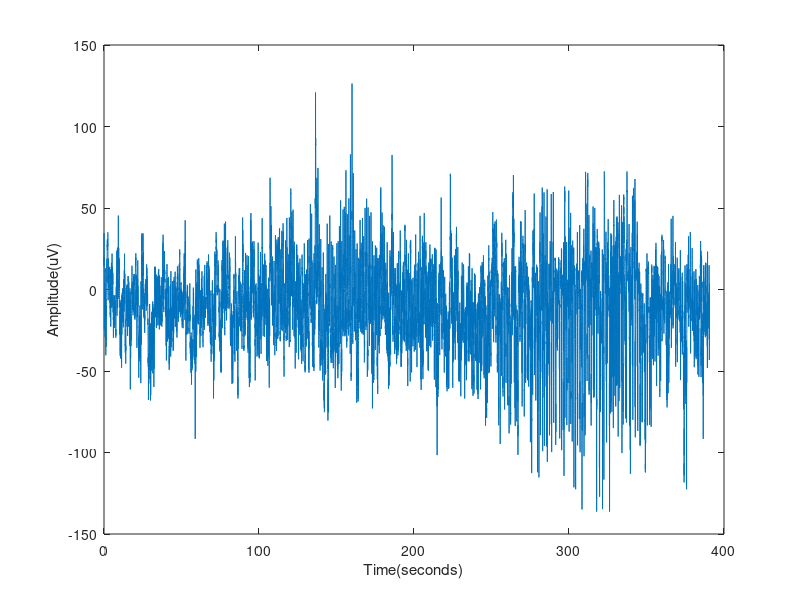

Write MATLAB code to recreate this figure. (Note: this script raises an error after producing the figure.)
clear;

clear;
load('eegNeoSeizure.mat');
plot(T,eeg);
xlabel('Time(seconds)');
ylabel('Amplitude(uV)');


Y1=sin(2*pi*0.5*T);
Y2=sin(2*pi*1*T);
Y3=sin(2*pi*2*T);
Y4=sin(2*pi*10*T);
Y5=sin(2*pi*15*T);

%a 
Ts = 0.003906250000000;
Fs = 1/Ts;
%Sampling Frequency is the inverse of the Sampling interval which we can find
%as the time it takes for each sample to record
%Fs = 256 Hz

%b
%waveletAnalyzer;
wname = 'morl';
scales = (1:512);
signal = eeg;
coefs = cwt(signal,scales,wname);
figure; 
SCimg = wscalogram('image',coefs); 
colormap hot;

%c
signal1 = Y1;
coefs1 = cwt(signal1,scales,wname);
figure; 
SCimg1 = wscalogram('image',coefs1); 
colormap hot;

signal2 = Y2;
coefs2 = cwt(signal2,scales,wname);
figure; 
SCimg2 = wscalogram('image',coefs2); 
colormap hot;

signal3 = Y3;
coefs3 = cwt(signal3,scales,wname);
figure; 
SCimg3 = wscalogram('image',coefs3); 
colormap hot;

signal4 = Y4;
coefs4 = cwt(signal2,scales,wname);
figure; 
SCimg4 = wscalogram('image',coefs4); 
colormap hot;

signal5 = Y5;
coefs5 = cwt(signal5,scales,wname);
figure; 
SCimg5 = wscalogram('image',coefs5); 
colormap hot;
 
%d
spectrogram(eeg,2048,2000,2048,256,'yaxis');
caxis([-5 35]);
colormap hot;
ylim([0 15]);

%e
figure;
spectrogram(Y1,2048,2000,2048,256,'yaxis');
caxis([-5 35]);
colormap hot;
ylim([0 15]);

figure;
spectrogram(Y2,2048,2000,2048,256,'yaxis');
caxis([-5 35]);
colormap hot;
ylim([0 15]);

figure;
spectrogram(Y3,2048,2000,2048,256,'yaxis');
caxis([-5 35]);
colormap hot;
ylim([0 15]);

figure;
spectrogram(Y4,2048,2000,2048,256,'yaxis');
caxis([-5 35]);
colormap hot;
ylim([0 15]);

figure;
spectrogram(Y5,2048,2000,2048,256,'yaxis');
caxis([-5 35]);
colormap hot;
ylim([0 20]);